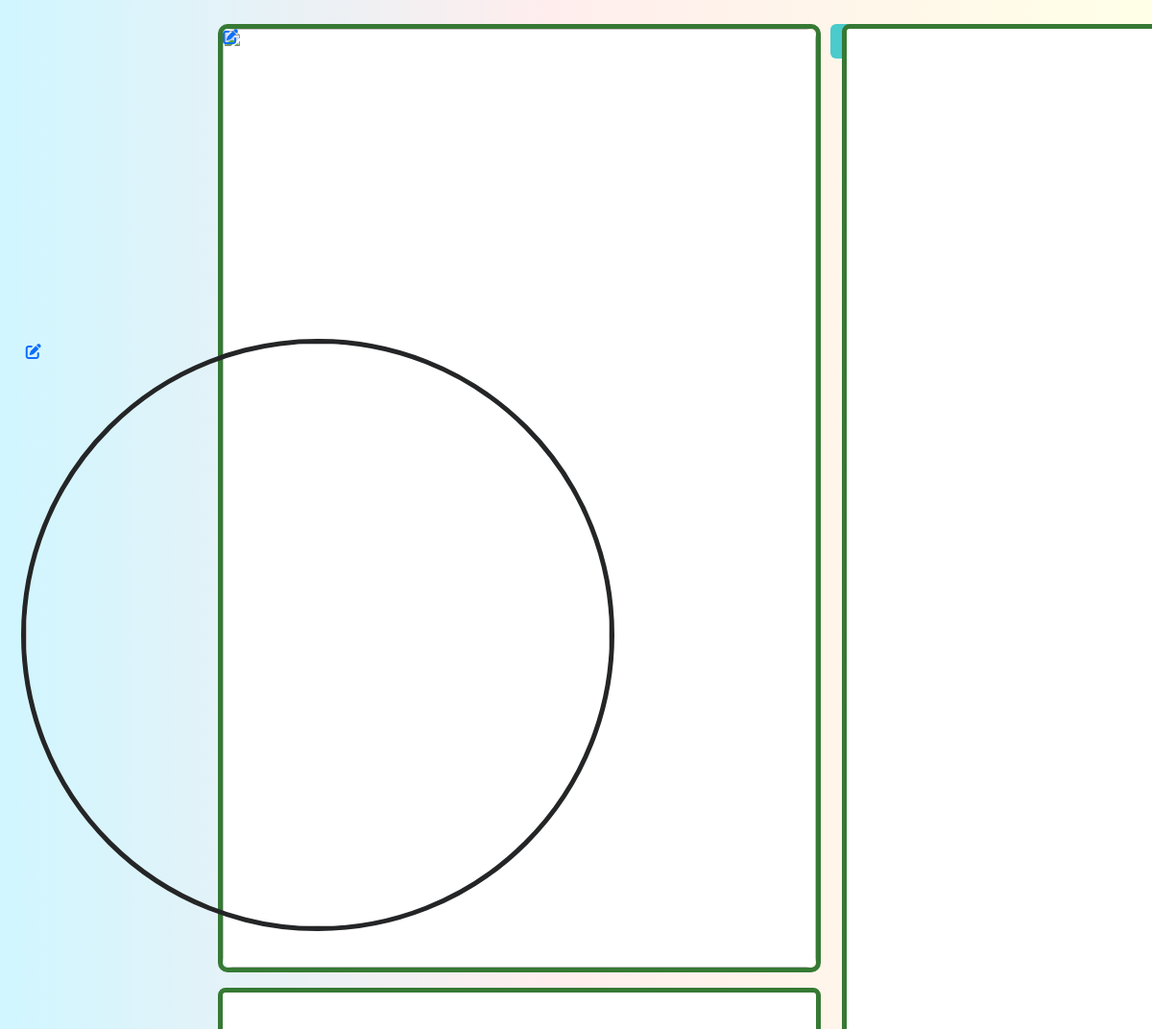
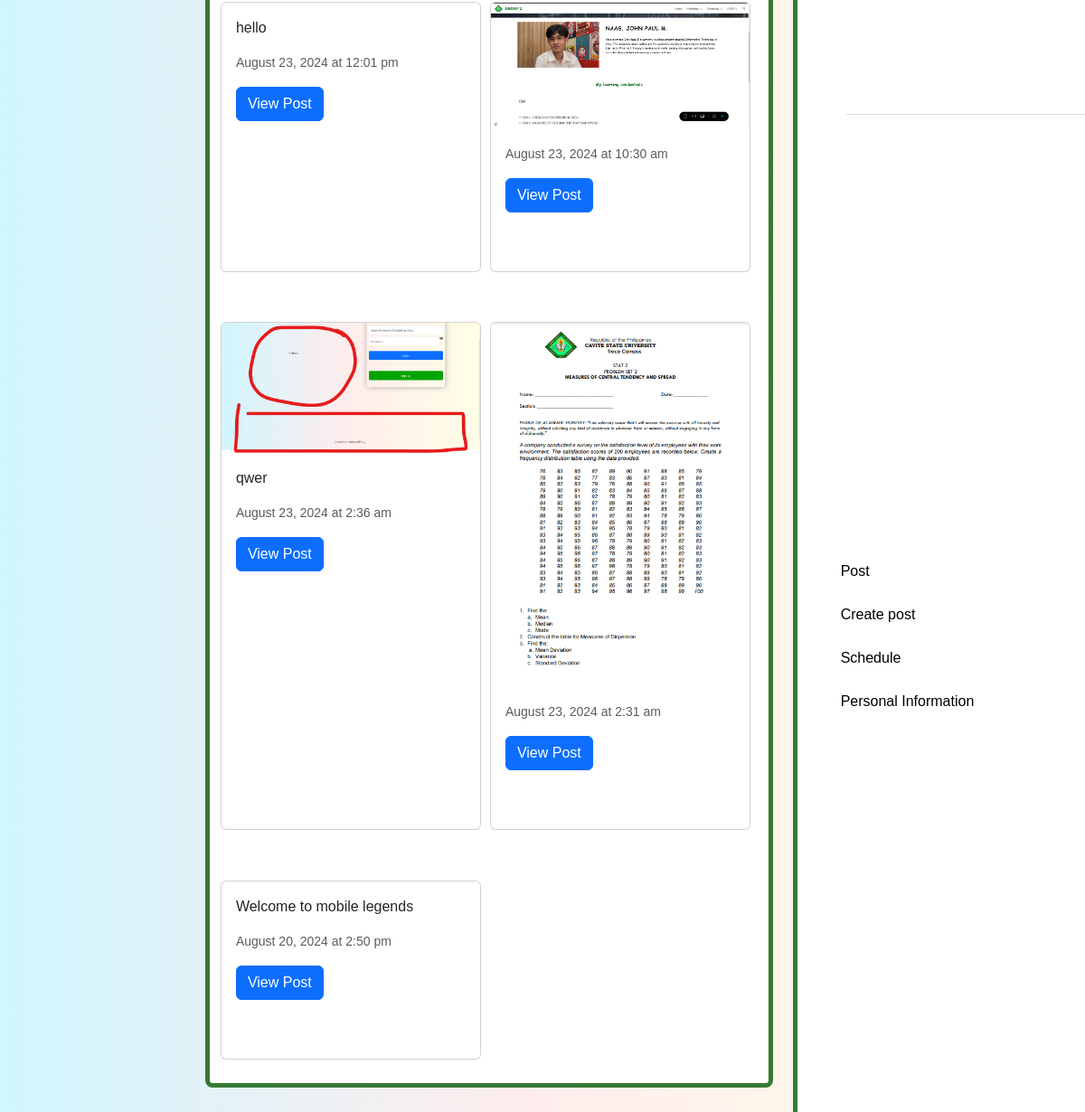
Page /users/profile.php?sideprof=50 (signed in) on the committed database (2 pictures, top to bottom).
### tables this page shows
CREATE TABLE `posts` (
  `post_id` int(11) NOT NULL,
  `user_no` int(11) DEFAULT NULL,
  `relation` varchar(10) DEFAULT NULL,
  `services` varchar(10) DEFAULT NULL,
  `caption` text DEFAULT NULL,
  `postphoto` varchar(255) DEFAULT NULL,
  `timestamp` timestamp NOT NULL DEFAULT current_timestamp()
);

### include/profileincluded/userspost.php (the view, shortened to what this page needs)
<?php
if (!empty($posts)): ?>
    <?php foreach ($posts as $post): ?>
        <?php
        $timestamp = htmlspecialchars($post['timestamp']);
        $postphoto = htmlspecialchars($post['postphoto']);
        $caption = htmlspecialchars($post['caption']);
        $dateTime = new DateTime($timestamp);
        $formattedDate = $dateTime->format('F j, Y');
        $formattedTime = $dateTime->format('g:i a');
        $hasText = !empty(trim($caption));
        $hasImage = !empty(trim($postphoto));
        ?>
        <div class="card" style="width: 18rem; margin-bottom: 1rem;">
            <?php if ($hasImage): ?>
                <img src="../include/posts_images/<?php echo htmlspecialchars($postphoto); ?>" class="card-img-top" alt="Post Image">
            <?php endif; ?>
            <div class="card-body">
                <?php if ($hasText): ?>
                    <p class="card-text"><?php echo nl2br(htmlspecialchars($caption)); ?></p>
                <?php endif; ?>
                <p class="card-text"><small class="text-muted"><?php echo htmlspecialchars($formattedDate . ' at ' . $formattedTime); ?></small></p>
                <a href="#" class="btn btn-primary">View Post</a>
            </div>
        </div>
    <?php endforeach; ?>
<?php else: ?>
    <p>No posts available.</p>
<?php endif; ?>

### users/profile.css (style rules this page uses)
body { padding: 0; margin: 0; overflow-x: hidden; font-family: Arial, Helvetica, sans-serif; background: linear-gradient(89.9deg, rgb(208, 246, 255) 0.1%, rgb(255, 237, 237) 47.9%, rgb(255, 255, 231) 100.2%); }

### users/user_operation/editdetails/editprofile.php (style rules this page uses)
.card { margin-top: 5%; }

### rows in the picture
posts: caption "hello", timestamp "August 23, 2024 at 12:01 pm"
posts: postphoto (picture), timestamp "August 23, 2024 at 10:30 am"
posts: postphoto (picture), caption "qwer", timestamp "August 23, 2024 at 2:36 am"
posts: postphoto (picture), timestamp "August 23, 2024 at 2:31 am"
posts: caption "Welcome to mobile legends", timestamp "August 20, 2024 at 2:50 pm"
